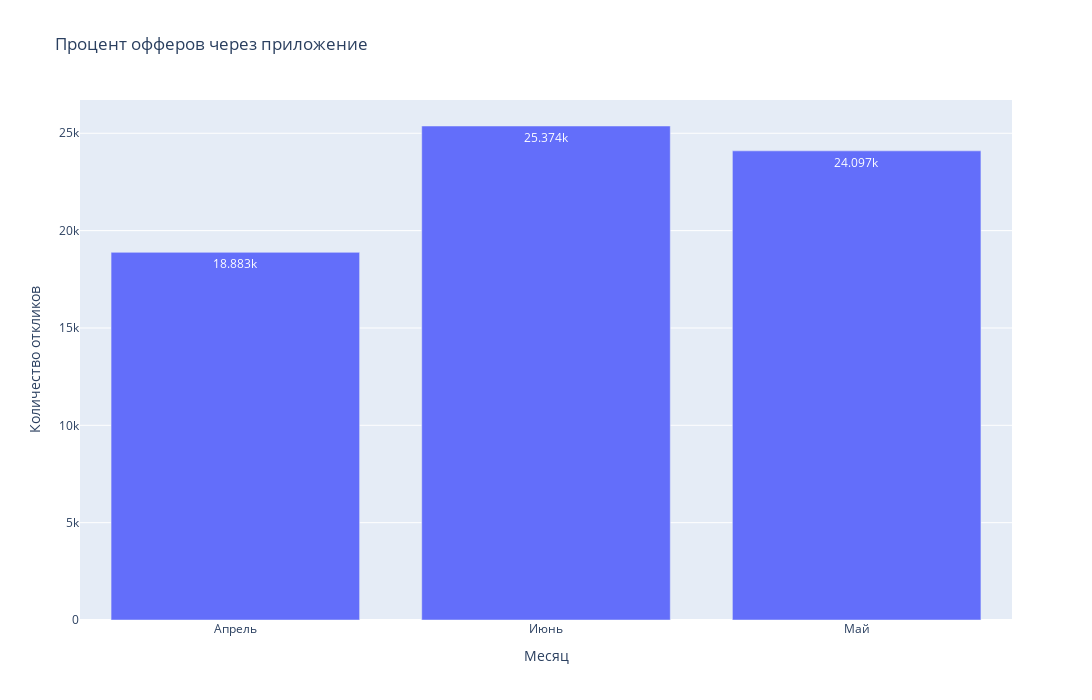

Notebook cell for this chart:
### Code cell
# bar Процент офферов через приложение

cxxx = px.bar(сount_responds, x='month', y='count_responds',
            height=700,
            width=1200,
            title="Процент офферов через приложение",
            labels={'month':'Месяц', 'count_responds':'Количество откликов'},
            text_auto=True)
st.plotly_chart(cxxx)
cxxx.show()

### Figure 1 — Plotly figure (JSON) as saved in the notebook; plotly's stock layout.template omitted (floating-point values rounded to 4 significant figures)
{"data": [{"alignmentgroup": "True", "hovertemplate": "Месяц=%{x}<br>Количество откликов=%{y}<extra></extra>", "legendgroup": "", "marker": {"color": "#636efa", "pattern": {"shape": ""}}, "name": "", "offsetgroup": "", "orientation": "v", "showlegend": false, "textposition": "auto", "texttemplate": "%{y}", "type": "bar", "x": ["Апрель", "Июнь", "Май"], "xaxis": "x", "y": [18883, 25374, 24097], "yaxis": "y"}], "layout": {"barmode": "relative", "height": 700, "legend": {"tracegroupgap": 0}, "title": {"text": "Процент офферов через приложение"}, "width": 1200, "xaxis": {"anchor": "y", "domain": [0, 1], "title": {"text": "Месяц"}}, "yaxis": {"anchor": "x", "domain": [0, 1], "title": {"text": "Количество откликов"}}}}
